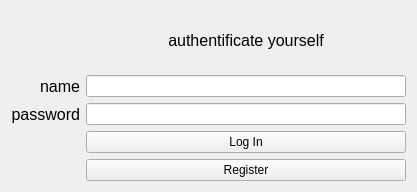
<?xml version="1.0" encoding="UTF-8"?>
<ui version="4.0">
 <class>auth_window</class>
 <widget class="QWidget" name="auth_window">
  <property name="geometry">
   <rect>
    <x>0</x>
    <y>0</y>
    <width>417</width>
    <height>192</height>
   </rect>
  </property>
  <property name="windowTitle">
   <string>Form</string>
  </property>
  <layout class="QHBoxLayout" name="horizontalLayout">
   <item>
    <layout class="QGridLayout" name="gridLayout">
     <item row="4" column="1">
      <widget class="QPushButton" name="loginPushButton">
       <property name="text">
        <string>Log In</string>
       </property>
      </widget>
     </item>
     <item row="2" column="0">
      <widget class="QLabel" name="label_Name">
       <property name="font">
        <font>
         <pointsize>12</pointsize>
        </font>
       </property>
       <property name="midLineWidth">
        <number>0</number>
       </property>
       <property name="text">
        <string>name</string>
       </property>
       <property name="alignment">
        <set>Qt::AlignRight|Qt::AlignTrailing|Qt::AlignVCenter</set>
       </property>
      </widget>
     </item>
     <item row="2" column="1">
      <widget class="QLineEdit" name="lineEdit"/>
     </item>
     <item row="3" column="0">
      <widget class="QLabel" name="label_Password">
       <property name="font">
        <font>
         <pointsize>12</pointsize>
        </font>
       </property>
       <property name="text">
        <string>password</string>
       </property>
       <property name="alignment">
        <set>Qt::AlignRight|Qt::AlignTrailing|Qt::AlignVCenter</set>
       </property>
      </widget>
     </item>
     <item row="3" column="1">
      <widget class="QLineEdit" name="lineEdit_2"/>
     </item>
     <item row="5" column="1">
      <widget class="QPushButton" name="registerPushButton_2">
       <property name="text">
        <string>Register</string>
       </property>
      </widget>
     </item>
     <item row="1" column="1">
      <widget class="QLabel" name="labelWelcome">
       <property name="font">
        <font>
         <pointsize>12</pointsize>
        </font>
       </property>
       <property name="text">
        <string>authentificate yourself</string>
       </property>
       <property name="alignment">
        <set>Qt::AlignCenter</set>
       </property>
      </widget>
     </item>
    </layout>
   </item>
  </layout>
 </widget>
 <tabstops>
  <tabstop>lineEdit</tabstop>
  <tabstop>lineEdit_2</tabstop>
  <tabstop>loginPushButton</tabstop>
  <tabstop>registerPushButton_2</tabstop>
 </tabstops>
 <resources/>
 <connections/>
</ui>
